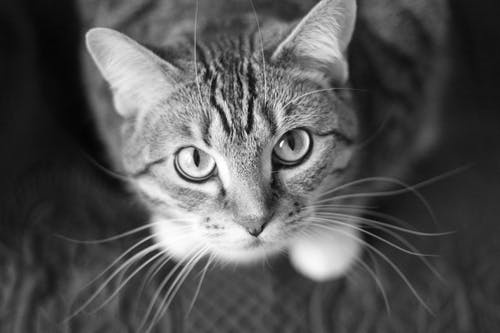
#> input picture Tut 3/cat.jpg, 500 x 333 px
$ jupyter execute --allow-errors 'Computer Vision tut 3.ipynb'   (older library calls are emulated)   (text cells are left out)
#> lines starting #> are read from the running program, lines starting #| are printed output that depends on the picture; after the words box and inside, x2 and y2 are one past the last pixel; in counts of white or black regions, pixels touching at a corner belong together; pictures that were not available may be replaced by others from this repository, and a replacement may not be noted
[cell 1]
import cv2
import numpy as np

img = cv2.imread('cat.jpg')
#> img is the input picture: shape (333, 500, 3); min 1, max 255, mean 83.6

[cell 2]
img = cv2.imread('cat.jpg',0)
#> img: shape (333, 500); min 1, max 255, mean 83.6

[cell 3]
cv2.imwrite('cat.jpg',img)
#> Out = True

[cell 4]
cap = cv2.VideoCapture('./pedestrian.mp4')

[cell 5]
import cv2

cap = cv2.VideoCapture('/path/to/video')

while(True):
    # Capture frame-by-frame
    ret, frame = cap.read()
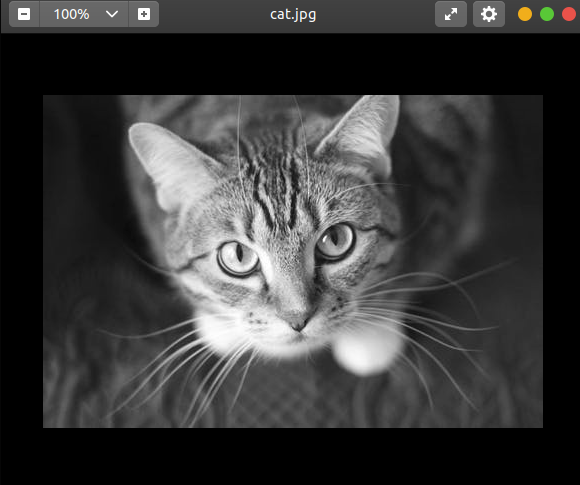
#> input picture Tut 3/tut3/1.png, 580 x 485 px, given in place of video, which was not available
#> frame is the input picture: shape (485, 580, 3); mean B, G, R 56.3, 56.4, 56.5

    # Our operations on the frame come here
    gray = cv2.cvtColor(frame, cv2.COLOR_BGR2GRAY)

    # Display the resulting frame
    cv2.imshow('frame',gray)
    if cv2.waitKey(1) & 0xFF == ord('q'):
#> (key q is pressed here)
        break

# When everything done, release the capture
cap.release()
cv2.destroyAllWindows()

[cell 6]
# Create a black image
img = np.zeros((512,512,3), np.uint8)

cv2.line(img,(0,0),(511,511),(255,0,0),5)# Vẽ một đoạn thẳng 2 đầu là (511,511) và (0,0), màu (255,0,0) dày 5 pixel
cv2.rectangle(img,(384,0),(510,128),(0,255,0),3)# Vẽ hình chữ nhật với điểm trái cao nhất là (384,0),
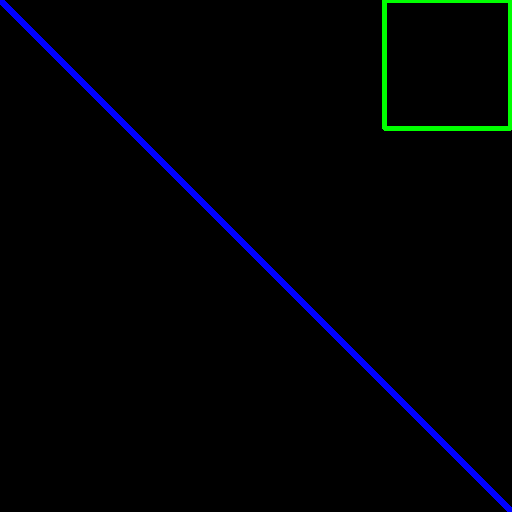
#> img: shape (512, 512, 3); mean of channels 0, 1, 2 4.5, 2.1, 0; drawn as B, G, R
#điểm phải dưới thấp nhất là (510,128) màu xanh lá, độ dày 3
cv2.circle(img,(447,63), 63, (0,0,255), -1) # Vẽ đường tròn, tâm (447,63), màu đỏ , -1 là có fill

#Vẽ gấp khúc (polygon)
pts = np.array([[10,5],[20,30],[70,20],[50,10]], np.int32) #mảng numpy chứa các điểm của polygon
pts = pts.reshape((-1,1,2)) # Đưa mảng về dạng đúng cho hàm
cv2.polylines(img,[pts],True,(0,255,255)) # Vẽ polygon
#Ghi chữ
font = cv2.FONT_HERSHEY_SIMPLEX #chọn font, font có trong cv2 luôn thì đỡ conflict
cv2.putText(img,'OpenCV',(10,500), font, 4,(255,255,255),2,cv2.LINE_AA)
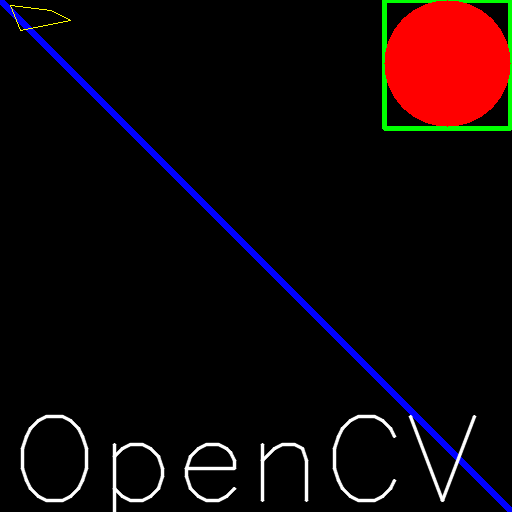
#> img: shape (512, 512, 3); mean of channels 0, 1, 2 8.3, 5.9, 16.1; drawn as B, G, R
# Theo thứ tự : hình cần ghi, text cần ghi, vị trí bắt đầu, font, độ dày, màu, tỉ lệ font, dạng đường vẽ
from matplotlib import pyplot as plt
plt.imshow(img)
plt.title("Test")
plt.show()

[cell 7]
ROI = img[10:20,0:100]
plt.imshow(ROI)
plt.title("Test")
plt.show()
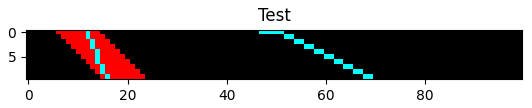
#> figure drawn by matplotlib, 1 panel

[cell 8]
import cv2
img = cv2.imread('cat.jpg')
#> img: shape (333, 500, 3); min 1, max 255, mean 83.6
print(img[23,167,:])
#| [102 102 102]

hsv = cv2.cvtColor(img, cv2.COLOR_BGR2HSV)
#> hsv: shape (333, 500, 3); mean H, S, V 0, 0, 83.6
print(hsv[23,167,:])
#| [  0   0 102]

gray = cv2.cvtColor(img, cv2.COLOR_BGR2GRAY)
#> gray: shape (333, 500)
print(gray[23,167])
#| 102

[cell 9]
import cv2 as cv
import numpy as np
cap = cv.VideoCapture(0)
while(1):
    # Take each frame
    _, frame = cap.read()
    # Convert BGR to HSV
    hsv = cv.cvtColor(frame, cv.COLOR_BGR2HSV)
#> hsv: shape (485, 580, 3); mean H, S, V 0.2, 0.5, 56.6
    # define range of blue color in HSV
    lower_blue = np.array([110,50,50])
    upper_blue = np.array([130,255,255])
    # Threshold the HSV image to get only blue colors
    mask = cv.inRange(hsv, lower_blue, upper_blue)
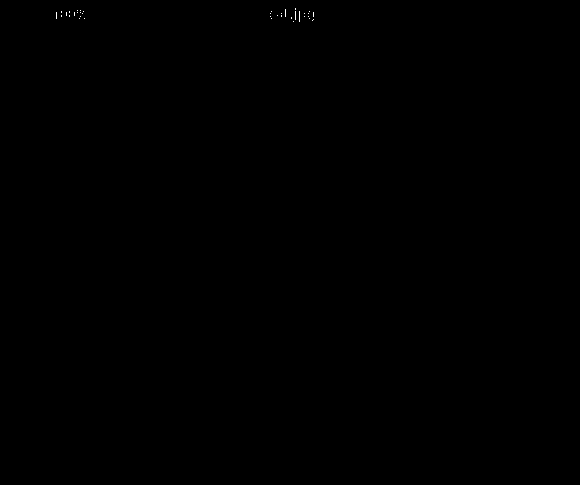
#> mask: shape (485, 580); 0.03% white in thin lines or dots, all inside (x1, y1, x2, y2) = (56, 8, 314, 22)

    res = cv.bitwise_and(frame,frame, mask= mask) # Phép bitwise and này để lấy phần có màu
    cv.imshow('frame',frame)
    cv.imshow('mask',mask)
    cv.imshow('res',res)
    k = cv.waitKey(5) & 0xFF
#> (key q is pressed here)
    if k == 27:
        break
cv.destroyAllWindows()

[cell 10]
import cv2 as cv
import argparse
max_value = 255
max_value_H = 360//2
low_H = 0
low_S = 0
low_V = 0
high_H = max_value_H
high_S = max_value
high_V = max_value
window_capture_name = 'Video Capture'
window_detection_name = 'Object Detection'
low_H_name = 'Low H'
low_S_name = 'Low S'
low_V_name = 'Low V'
high_H_name = 'High H'
high_S_name = 'High S'
high_V_name = 'High V'

[cell 11]
def on_low_H_thresh_trackbar(val):
    global low_H
    global high_H
    low_H = val
    low_H = min(high_H-1, low_H)
    cv.setTrackbarPos(low_H_name, window_detection_name, low_H)
def on_high_H_thresh_trackbar(val):
    global low_H
    global high_H
    high_H = val
    high_H = max(high_H, low_H+1)
    cv.setTrackbarPos(high_H_name, window_detection_name, high_H)
def on_low_S_thresh_trackbar(val):
    global low_S
    global high_S
    low_S = val
    low_S = min(high_S-1, low_S)
    cv.setTrackbarPos(low_S_name, window_detection_name, low_S)
def on_high_S_thresh_trackbar(val):
    global low_S
    global high_S
    high_S = val
    high_S = max(high_S, low_S+1)
    cv.setTrackbarPos(high_S_name, window_detection_name, high_S)
def on_low_V_thresh_trackbar(val):
    global low_V
    global high_V
    low_V = val
    low_V = min(high_V-1, low_V)
    cv.setTrackbarPos(low_V_name, window_detection_name, low_V)
def on_high_V_thresh_trackbar(val):
    global low_V
    global high_V
    high_V = val
    high_V = max(high_V, low_V+1)
    cv.setTrackbarPos(high_V_name, window_detection_name, high_V)

[cell 12]
cap = cv.VideoCapture(0)
cv.namedWindow(window_capture_name)
cv.namedWindow(window_detection_name)
cv.createTrackbar(low_H_name, window_detection_name , low_H, max_value_H, on_low_H_thresh_trackbar)
cv.createTrackbar(high_H_name, window_detection_name , high_H, max_value_H, on_high_H_thresh_trackbar)
cv.createTrackbar(low_S_name, window_detection_name , low_S, max_value, on_low_S_thresh_trackbar)
cv.createTrackbar(high_S_name, window_detection_name , high_S, max_value, on_high_S_thresh_trackbar)
cv.createTrackbar(low_V_name, window_detection_name , low_V, max_value, on_low_V_thresh_trackbar)
cv.createTrackbar(high_V_name, window_detection_name , high_V, max_value, on_high_V_thresh_trackbar)

[cell 13]
while True:

    ret, frame = cap.read()
    if frame is None:
        break
    frame_HSV = cv.cvtColor(frame, cv.COLOR_BGR2HSV)
    frame_threshold = cv.inRange(frame_HSV, (low_H, low_S, low_V), (high_H, high_S, high_V))
#> frame_threshold: shape (485, 580); every value is 255


    cv.imshow(window_capture_name, frame)
    cv.imshow(window_detection_name, frame_threshold)

    key = cv.waitKey(30)
#> (key q is pressed here)
    if key == ord('q') or key == 27:
        break

[cell 14]
img = cv2.imread('cat.jpg',0)

edges = cv2.Canny(img,100,150) #image, min_val, max_val
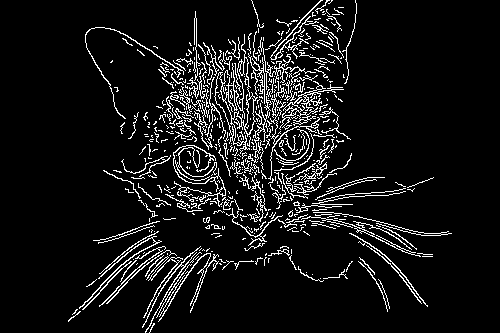
#> edges: shape (333, 500); 8.1% white in thin lines or dots, all inside (x1, y1, x2, y2) = (68, 0, 452, 333)
plt.subplot(121),plt.imshow(img,cmap = 'gray')
plt.title('Original Image'), plt.xticks([]), plt.yticks([])
plt.subplot(122),plt.imshow(edges,cmap = 'gray')
plt.title('Edge Image'), plt.xticks([]), plt.yticks([])
plt.show()

[cell 15]
img = cv2.imread('balloon.jpg')
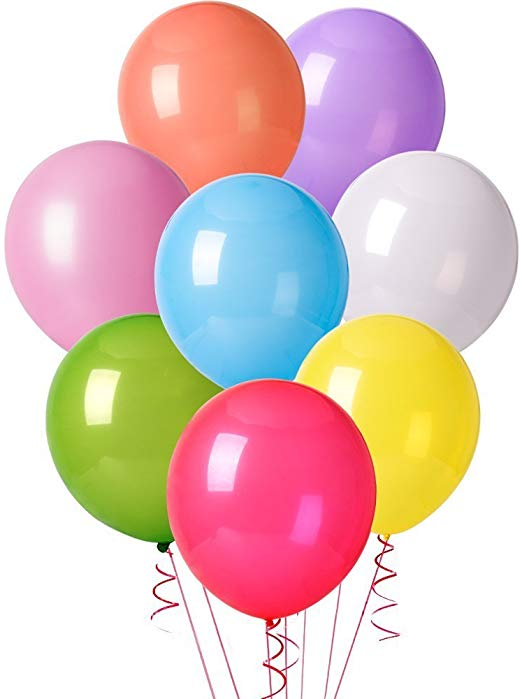
#> input picture Tut 3/balloon.jpg, 522 x 699 px
#> img is the input picture: shape (699, 522, 3); mean B, G, R 193.1, 197.6, 225.3
img = cv2.cvtColor(img,cv2.COLOR_BGR2RGB)
gray = cv2.cvtColor(img,cv2.COLOR_RGB2GRAY)
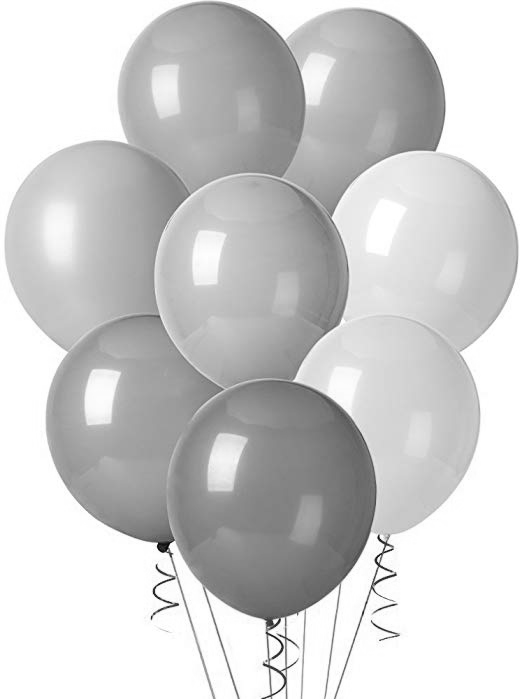
#> gray: shape (699, 522); min 4, max 255, mean 205.4
canny = cv2.Canny(gray, 127, 255) # Thực hiện canny edge
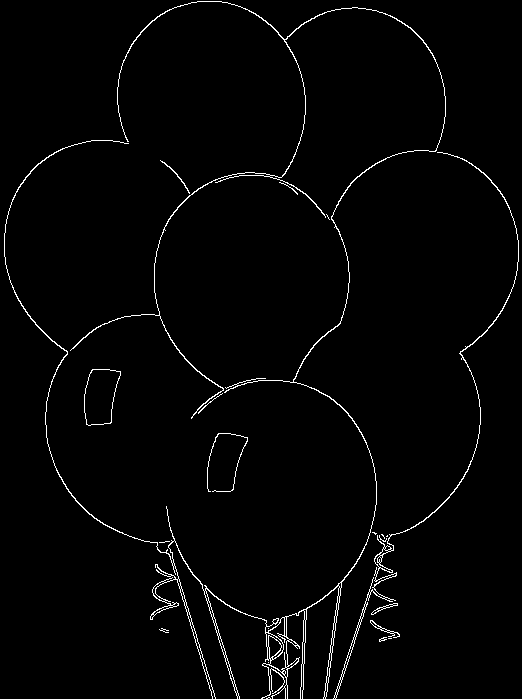
#> canny: shape (699, 522); 1.9% white in thin lines or dots
cnt, h = cv2.findContours(canny, cv2.RETR_TREE, cv2.CHAIN_APPROX_SIMPLE)
#> cnt = 116 contours, 82 with area under 20; largest, box (x1, y1, x2, y2) and area: (4, 1, 446, 699) 2601, (84, 369, 121, 426) 1546, (84, 369, 121, 426) 1540, (333, 152, 519, 699) 556, (268, 617, 290, 673) 456; h = 116 rows, first 6: [1, -1, -1, -1], [2, 0, -1, -1], [3, 1, -1, -1], [4, 2, -1, -1], [7, 3, 5, -1], [6, -1, -1, 4]

#> (the rest of this cell did not finish here and is left out)
